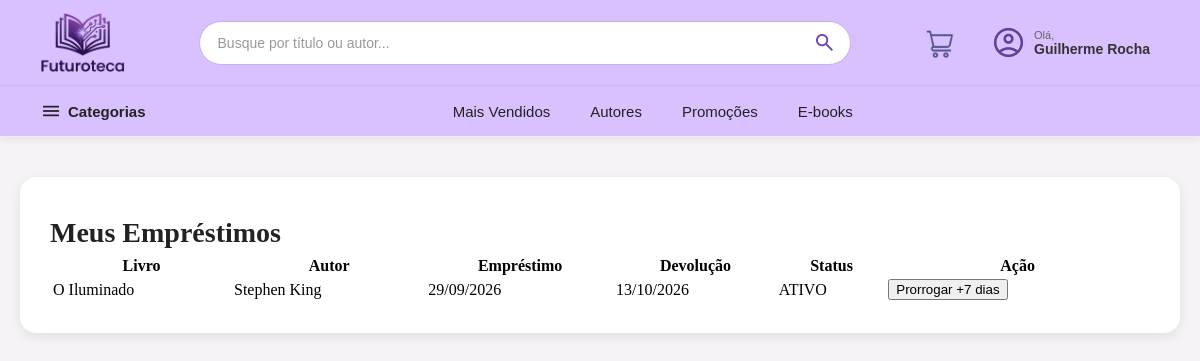
The page /meus-emprestimos.php (signed in) on the database its author committed.
### tables this page shows
CREATE TABLE `emprestimo` (
  `id_emprestimo` int(11) NOT NULL,
  `id_usuario` int(11) NOT NULL,
  `id_produto` int(11) NOT NULL,
  `data_emprestimo` date NOT NULL,
  `data_devolucao_prevista` date NOT NULL,
  `data_devolucao_real` date DEFAULT NULL,
  `status` enum('ATIVO','DEVOLVIDO','ATRASADO') NOT NULL DEFAULT 'ATIVO',
  `prorrogado` tinyint(1) NOT NULL DEFAULT 0
);

CREATE TABLE `produto` (
  `id_produto` int(11) NOT NULL,
  `titulo` varchar(150) NOT NULL,
  `autor` varchar(100) DEFAULT NULL,
  `categoria` varchar(80) NOT NULL,
  `tipo` enum('LIVRO','EBOOK','ARTIGO') NOT NULL,
  `preco` decimal(10,2) NOT NULL,
  `preco_promocional` decimal(10,2) DEFAULT NULL,
  `estoque` int(11) NOT NULL DEFAULT 0,
  `descricao` text DEFAULT NULL,
  `imagem` varchar(255) DEFAULT NULL
);

### meus-emprestimos.php (the view, shortened to what this page needs)
<?php
require_once 'crud.php';
$idUsuario = (int) $_SESSION["id_usuario"];
$sql = "SELECT
            emprestimo.*,
            produto.titulo,
            produto.autor
        FROM emprestimo
        INNER JOIN produto
            ON emprestimo.id_produto = produto.id_produto
        WHERE emprestimo.id_usuario = ?
        ORDER BY emprestimo.id_emprestimo DESC";
$stmt = $pdo->prepare($sql);
$stmt->execute([$idUsuario]);
$emprestimos = $stmt->fetchAll(PDO::FETCH_ASSOC);
?>
<!DOCTYPE html>
<html lang="pt-br">
<head>
    <link rel="stylesheet" href="css/header-footer.css">
    <link rel="stylesheet" href="css/compra.css">
</head>
<body>
    <?php require_once "partials/header.php"; ?>
    <main class="detalhes-container">
        <div class="detalhes-info">
            <h1>Meus Empréstimos</h1>
            <?php if (count($emprestimos) == 0): ?>
                <p>Você ainda não realizou nenhum empréstimo.</p>
            <?php else: ?>
                <table>
                    <thead>
                        <tr>
                            <th>Livro</th>
                            <th>Autor</th>
                            <th>Empréstimo</th>
                            <th>Devolução</th>
                            <th>Status</th>
                            <th>Ação</th>
                        </tr>
                    </thead>
                    <tbody>
                        <?php foreach ($emprestimos as $emprestimo): ?>
                            <tr>
                                <td>
                                    <?= htmlspecialchars($emprestimo["titulo"]) ?>
                                </td>
                                <td>
                                    <?= htmlspecialchars($emprestimo["autor"]) ?>
                                </td>
                                <td>
                                    <?= date(
                                        "d/m/Y",
                                        strtotime($emprestimo["data_emprestimo"])
                                    ) ?>
                                </td>
                                <td>
                                    <?= date(
                                        "d/m/Y",
                                        strtotime($emprestimo["data_devolucao_prevista"])
                                    ) ?>
                                </td>
                                <td>
                                    <?= htmlspecialchars($emprestimo["status"]) ?>
                                </td>
                                <td>
                                    <?php if (
                                        $emprestimo["status"] == "ATIVO" &&
                                        $emprestimo["prorrogado"] == 0
                                    ): ?>
                                        <form action="prorrogar-meu-emprestimo.php" method="POST">
                                            <button type="submit">
                                                Prorrogar +7 dias
                                            </button>
                                        </form>
                                    <?php elseif (
                                        $emprestimo["status"] == "ATIVO" &&
                                        $emprestimo["prorrogado"] == 1
                                    ): ?>
                                        Já prorrogado
                                    <?php else: ?>
                                        -
                                    <?php endif; ?>
                                </td>
                            </tr>
                        <?php endforeach; ?>
                    </tbody>
                </table>
            <?php endif; ?>
        </div>
    </main>
</body>
</html>

### css/header-footer.css (style rules this page uses)
body { margin: 0; padding: 0; box-sizing: border-box; }

### css/compra.css (style rules this page uses)
body { background-color: #f5f3f5; margin: 0; padding: 0; }
.detalhes-container { display: flex; gap: 40px; max-width: 1100px; margin: 40px auto; background: #fff; padding: 30px; border-radius: 16px; box-shadow: 0 4px 12px rgba(0,0,0,0.08); }
.detalhes-info { flex: 1.5; display: flex; flex-direction: column; }
.detalhes-info h1 { margin: 10px 0 5px 0; font-size: 28px; color: #222; }

### rows shown on the page
emprestimo: id_produto.titulo "O Iluminado", id_produto.autor "Stephen King", data_emprestimo "29/09/2026", data_devolucao_prevista "13/10/2026", status "ATIVO"

### other values the page prints
$_SESSION["nome"] "Guilherme Rocha"
